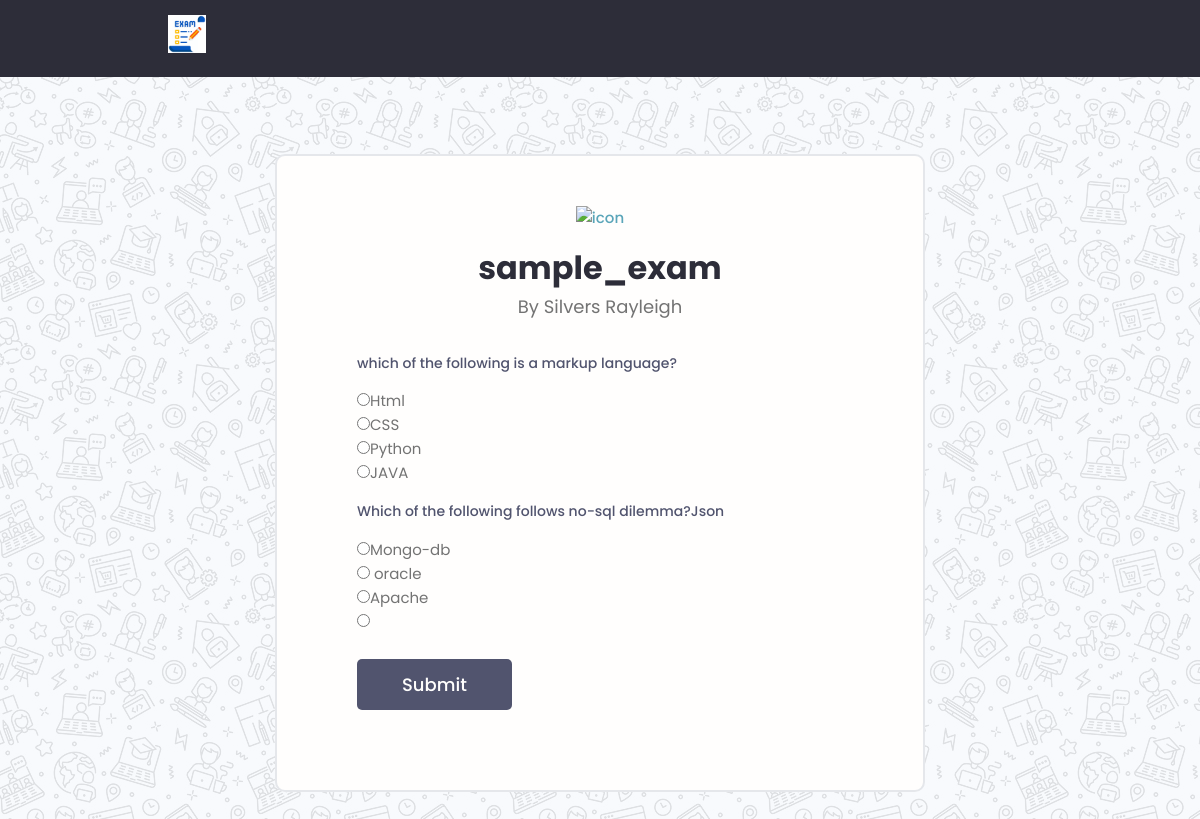
The app's page /exam/take_test/ecf5eef1-11be-4e62-9d6e-9bb562c522a0/ with its own data.
### exam/models.py (models this page shows, shortened)
class exam_details(models.Model):
    name = models.CharField(max_length=200, blank=False, null=False)
    created_by = models.ForeignKey(recruiter_profile_model, on_delete=models.CASCADE, null=True)
    questions = models.TextField(blank=True, null=True)
    id = models.UUIDField(default=uuid.uuid4, unique=True, primary_key=True, editable=False)

### recruiter/models.py (models this page shows, shortened)
class recruiter_profile_model(models.Model):
    user = models.OneToOneField(User, on_delete=models.CASCADE, null=True, blank=True)
    name = models.CharField(max_length=100)
    username = models.CharField(max_length=100)
    company_name = models.CharField(max_length=100)
    profile_image = models.ImageField(null=True, blank=True, upload_to='profiles/', default="profiles/user-default.png")
    bio = models.TextField(blank=True, null=True)
    created = models.DateTimeField(auto_now_add=True)
    id = models.UUIDField(default=uuid.uuid4, unique=True, primary_key=True, editable=False)

### exam/views.py (the view)
# urls.py: path('take_test/<str:pk>/', views.take_test, name = "take-test"),
def take_test(request, pk):
    exam = exam_details.objects.get(id = pk)
    questions = exam.questions.split("#")
    problems = []
    for question in questions:
        q = question.split(",")[0]
        option = question.split(",")[1:-1]
        problems.append({"question" : q, "options" : {i:o for i, o in enumerate(option)}})
    context = {"questions":problems, "id" : exam.id, "test_name" : exam.name, "by_name" : exam.created_by.name}
    print(problems)
    return render(request, "exam/take_test.html", context)

### exam/templates/exam/take_test.html (shortened to what this page needs)
{% extends 'main.html' %}
{% load static %}
{% block content %}
<div class="auth">
    <div class="card">
      <div class="auth__header text-center">
        <a href="/">
          <img src="{% static 'images/icon.svg' %}" alt="icon" />
        </a>
        <h3>{{test_name}}</h3>
        <p>By {{by_name}}</p>
      </div>
      <form action="{% url 'report' id %}" method ="POST" class="form auth__form">
        {% for question in questions %}
        <div class="form__field">
            <label for="formInput#text">{{ question.question }}</label>
        </div>
        <input type = "radio" name = "radio_{{question.question}}" value = "1">{{question.options.0}}</input>
        <br>
        <input type = "radio" name = "radio_{{question.question}}" value = "2">{{question.options.1}}</input>
        <br>
        <input type = "radio" name = "radio_{{question.question}}" value = "3">{{question.options.2}}</input>
        <br>
        <input type = "radio" name = "radio_{{question.question}}" value = "4">{{question.options.3}}</input>
        {% endfor %}
        <div class="auth__actions">
            <input class="btn btn--sub btn--lg" type="submit" value="Submit" />
        </div>
      </form>
      </div>
      </div>
{% endblock content %}

### static/styles/app.css (style rules this page uses)
:root { --color-sub: #2d2d39; }
.btn--sub { background-color: var(--color-sub-light); }
.card { border: 2px solid var(--color-light); }
img { width: 100%; }
.auth { width: 100%; position: relative; z-index: 1; background: transparent; height: 99vh; display: flex; justify-content: center; align-items: center; }
.auth::after { z-index: -1; opacity: 0.1; content: ''; display: block; position: fixed; top: 0; left: 0; bottom: 0; right: 0; background: url(../images/pattern.jpg); }
.auth > .card { padding: 3rem 4rem; width: 95%; max-width: 65rem; }
@media screen and (min-width: 650px) { .auth > .card { padding: 5rem 8rem; width: 95%; max-width: 65rem; } }
.auth__header h3 { color: var(--color-sub); font-weight: 700; margin-top: 1rem; }
.auth__header p { font-weight: 400; font-size: 1.8rem; margin-bottom: 2rem; }
.auth__form { margin: 3rem 0; }
.auth .auth__form label, .auth .auth__alternative p { font-size: 1.4rem; font-weight: 500; color: var(--color-sub-light); }
.auth .auth__actions { display: flex; justify-content: space-between; align-items: center; margin: 2.5rem 0; }

### static/uikit/styles/modules/_variables.css (style rules this page uses)
:root { --color-main: #5aa5b9; --color-main-light: #e6faff; --color-sub: #3f4156; --color-sub-light: #51546e; --color-sub-lighter: #ededfd; --color-text: #737373; --color-gray: #8b8b8b; --color-light: #e5e7eb; --color-light-gray: #767676; --color-bg: #f8fafd; --color-white: #fffefd; --color-white-light: #f3f3f3; --color-success: #359e64; --color-success-bg: #def8e8; --color-error: #fc4b0b; --color-error-bg: #fff2ee; --font-base: 'Poppins', arial, helvetica, 'Segoe UI', roboto, ubuntu, sans-serif; --font-monospace: 'Fira Code', 'Courier New', courier, monospace; --font-regular: 300; --font-medium: 500; --font-bold: 700; --generic-shadow: 1px 1px 5px #00000010; --generic-transition: all 0.3s ease-in-out; }

### static/uikit/styles/modules/_base.css (style rules this page uses)
* { margin: 0; padding: 0; box-sizing: border-box; text-rendering: optimizeLegibility; color: inherit; font-size: inherit; }
html { font-size: 50%; }
@media only screen and (min-width: 480px) { html { font-size: 56.25%; } }
@media only screen and (min-width: 1200px) { html { font-size: 62.5%; } }
body { line-height: 1.6; font-weight: 400; font-size: 1.5rem; color: var(--color-text); background-color: var(--color-bg); min-height: 100vh; }

### static/uikit/styles/modules/_typography.css (style rules this page uses)
* { font-family: var(--font-base); }
h3 { font-size: 3.2rem; font-weight: var(--font-medium); }
p, span, strong { font-size: 1.6rem; color: var(--color-text); font-weight: var(--font-regular); }
a { padding-bottom: 2px; text-decoration: none; display: inline-block; color: var(--color-main); font-weight: var(--font-medium); }

### static/uikit/styles/modules/_utilities.css (style rules this page uses)
.text-center { text-align: center; }

### static/uikit/styles/modules/_button.css (style rules this page uses)
.btn { display: inline-block; position: relative; cursor: pointer; background-color: var(--color-light); font-weight: var(--font-medium); color: var(--color-sub); text-decoration: none; padding: 1rem 2rem; border-radius: 0.5rem; border: none; width: -webkit-fit-content; width: -moz-fit-content; width: fit-content; height: -webkit-fit-content; height: -moz-fit-content; height: fit-content; font-size: 1.6rem; outline-width: 0; outline-color: transparent; -webkit-backface-visibility: hidden; backface-visibility: hidden; transition: all 0.3s ease-in-out; }
.btn--sub { background-color: var(--color-sub); color: var(--color-white); }
.btn--lg { font-size: 1.8rem; padding: 1.2rem 4.5rem; }

### static/uikit/styles/modules/_card.css (style rules this page uses)
.card { border-radius: 1rem; background-color: var(--color-white); border: 1.5px solid var(--color-light); width: auto; height: auto; margin-top: 0.5rem; margin-bottom: 0.5rem; overflow: hidden; }

### static/uikit/styles/modules/_form.css (style rules this page uses)
.form { display: block; }
.form__field { margin-top: 1.5rem; margin-bottom: 1.5rem; }
.form__label, .form__field > label { display: block; margin-bottom: 0.5rem; color: var(--color-text); }

### records on screen
exam_details: name "sample_exam"
recruiter_profile_model: name "Silvers Rayleigh"

### other values on screen
{{ question.question }} "which of the following is a markup language?" "Which of the following follows no-sql dilemma?Json"
{{ question.options.0 }} "Html" "Mongo-db"
{{ question.options.1 }} "CSS" "oracle"
{{ question.options.2 }} "Python" "Apache"
{{ question.options.3 }} "JAVA"
